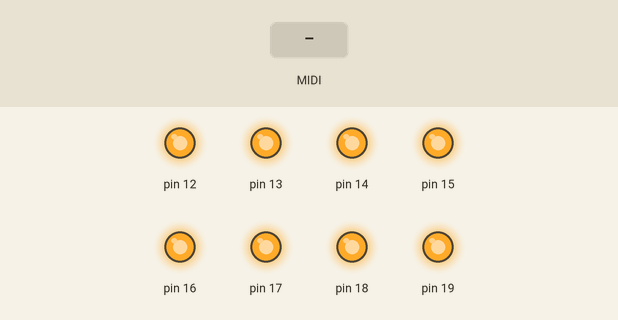
A sketch run on a simulated Arduino Uno, built with avr-gcc and run on an emulated ATmega328P. Parts: output pins drawn as LEDs (lit = HIGH). The test bench sets the inputs (shaded band). MIDI output is not drawn.

Above: at 1.2 s.
1.3 s: MIDI note 60 received
At 1.45 s:
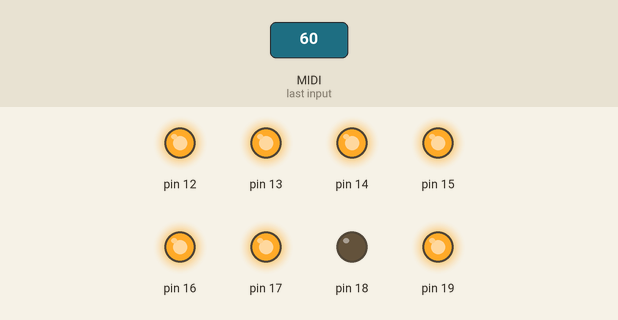
3.1 s: MIDI note 64 received
At 3.25 s:
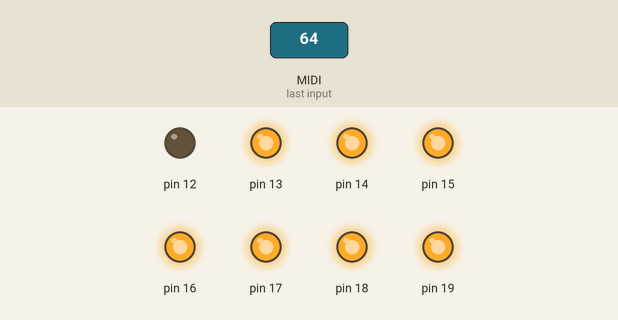
Timing chart, 0 to 6.1 s (numbered marks = the images above; inputs shaded):
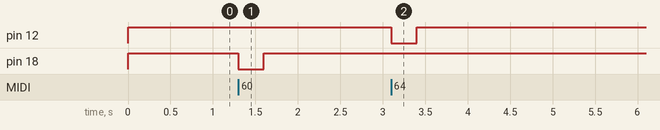

The sketch:

Vocaluino_808_nano.ino
```cpp
//Vocaluino_Drum Ver.1.00

#include <MIDI.h>
//MIDI_CREATE_INSTANCE(HardwareSerial, Serial1, MIDI);
MIDI_CREATE_DEFAULT_INSTANCE();

  int Mid_Conga     = 0b01111111;  // Bass_Drum用アサイン PC5(Nanoのポート番号)
  int High_Conga    = 0b10111111;  // Snare Drum用アサイン PC4
  int Cowbell       = 0b11011111;  // Cow_Bell用アサイン PC3
  int Cymbal        = 0b11101111;  // Cymbal用アサイン PC2
  int Open_Hi_Hat   = 0b11110111;  // Open_Hi_Hat用アサイン PC1
  int Closed_Hi_Hat = 0b11111011;  // Closed_Hi_Hat用アサイン PC0
  int Clave         = 0b11111101;  // Clave用アサイン PB5
  int Low_Conga     = 0b11111110;  // Low_Conga用アサイン PB4

  int No_assign     = 0b11111111;  // アサイン無し

// MIDIからNanoのデジタルピン番号に変換-------------------------------------
int m2t[127] = {
No_assign, //NOTE_C-1,No_0
No_assign, //NOTE_CS-1,No_1
No_assign, //NOTE_D-1,No_2
No_assign, //NOTE_DS-1,No_3
No_assign, //NOTE_E-1,No_4
No_assign, //NOTE_F-1,No_5
No_assign, //NOTE_FS-1,No_6
No_assign, //NOTE_G-1,No_7
No_assign, //NOTE_GS-1,No_8
No_assign, //NOTE_A-1,No_9
No_assign, //NOTE_AS-1,No_10
No_assign, //NOTE_B-1,No_11
No_assign, //NOTE_C0,No_12
No_assign, //NOTE_CS0,No_13
No_assign, //NOTE_D0,No_14
No_assign, //NOTE_DS0,No_15
No_assign, //NOTE_E0,No_16
No_assign, //NOTE_F0,No_17
No_assign, //NOTE_FS0,No_18
No_assign, //NOTE_G0,No_19
No_assign, //NOTE_GS0,No_20
No_assign, //NOTE_A0,No_21
No_assign, //NOTE_AS0,No_22
No_assign, //NOTE_B0,No_23
No_assign, //NOTE_C1,No_24
No_assign, //NOTE_CS1,No_25
No_assign, //NOTE_D1,No_26
No_assign, //NOTE_DS1,No_27
No_assign, //NOTE_E1,No_28
No_assign, //NOTE_F1,No_29
No_assign, //NOTE_FS1,No_30
No_assign, //NOTE_G1,No_31
No_assign, //NOTE_GS1,No_32
No_assign, //NOTE_A1,No_33
No_assign, //NOTE_AS1,No_34
No_assign, //Acoustic Bass Drum, //NOTE_B1,No_35,Bass_Drum,Acoustic
No_assign, //Bass Drum 1, //NOTE_C2,No_36,Bass_Drum,通常
No_assign, //Side Stick, //NOTE_CS2,No_37,Side_Stick,
No_assign, //Acoustic Snare, //NOTE_D2,No_38,Snare_Drum,通常
No_assign, //Hand Clap, //NOTE_DS2,No_39,Hand_Crap,
No_assign, //Snare_Drum2, //NOTE_E2,No_40,Snare_Drum,Electric
No_assign, //Low_Tom2, //NOTE_F2,No_41,Floor_Tom,ﾛｰﾌﾛｱ
Closed_Hi_Hat, //NOTE_FS2,No_42,Closed_Hi_Hat,クローズ
No_assign, //Low_Tom1, //NOTE_G2,No_43,Floor_Tom,ﾊｲﾌﾛｱ
Closed_Hi_Hat, //NOTE_GS2,No_44,Closed_Hi_Hat,足踏み
No_assign, //Low_Tom, //NOTE_A2,No_45,Low_Tom,ロータム
Open_Hi_Hat, //NOTE_AS2,No_46,Open_Hi_Hat,
No_assign, //Low_Tom, //NOTE_B2,No_47,Low_Tom,ﾛｰﾐﾄﾞﾙ
No_assign, //High_Tom, //NOTE_C3,No_48,High_Tom,ﾊｲﾐﾄﾞﾙ
Cymbal, //NOTE_CS3,No_49,Crash_Cymbal,ｸﾗｯｼｭ1
No_assign, //High_Tom, //NOTE_D3,No_50,High_Tom,ハイタム
Cymbal, //NOTE_DS3,No_51,Ride_Cymbal,ライド1
Cymbal, //NOTE_E3,No_52,Crash_Cymbal,チャイナ
Cymbal, //NOTE_F3,No_53,Ride_Cymbal,中打ち
Closed_Hi_Hat, //NOTE_FS3,No_54,Tambourine,
Cymbal, //NOTE_G3,No_55,Crash_Cymbal,ｽﾌﾟﾗｯｼｭ
Cowbell, //NOTE_GS3,No_56,Cowbell,
Cymbal, //NOTE_A3,No_57,Crash_Cymbal,ｸﾗｯｼｭ2
No_assign, //NOTE_AS3,No_58
Cymbal, //NOTE_B3,No_59,Ride_Cymbal,ライド2
High_Conga, //NOTE_C4,No_60
Low_Conga, //NOTE_CS4,No_61
Mid_Conga, //NOTE_D4,No_62,High_Conga,ミュート
High_Conga, //NOTE_DS4,No_63,High_Conga,オープン
Low_Conga, //NOTE_E4,No_64,Low_Conga,
No_assign, //NOTE_F4,No_65
No_assign, //NOTE_FS4,No_66
High_Conga, //NOTE_G4,No_67,Agogo,Hi
Low_Conga, //NOTE_GS4,No_68,Agogo,Low
No_assign, //NOTE_A4,No_69
No_assign, //NOTE_AS4,No_70
No_assign, //NOTE_B4,No_71
No_assign, //NOTE_C5,No_72
No_assign, //NOTE_CS5,No_73
No_assign, //NOTE_D5,No_74
Clave, //NOTE_DS5,No_75
No_assign, //NOTE_E5,No_76
No_assign, //NOTE_F5,No_77
No_assign, //NOTE_FS5,No_78
No_assign, //NOTE_G5,No_79
No_assign, //NOTE_GS5,No_80
No_assign, //NOTE_A5,No_81
No_assign, //NOTE_AS5,No_82
No_assign, //NOTE_B5,No_83
No_assign, //NOTE_C6,No_84
No_assign, //NOTE_CS6,No_85
No_assign, //NOTE_D6,No_86
No_assign, //NOTE_DS6,No_87
No_assign, //NOTE_E6,No_88
No_assign, //NOTE_F6,No_89
No_assign, //NOTE_FS6,No_90
No_assign, //NOTE_G6,No_91
No_assign, //NOTE_GS6,No_92
No_assign, //NOTE_A6,No_93
No_assign, //NOTE_AS6,No_94
No_assign, //NOTE_B6,No_95
No_assign, //NOTE_C7,No_96
No_assign, //NOTE_CS7,No_97
No_assign, //NOTE_D7,No_98
No_assign, //NOTE_DS7,No_99
No_assign, //NOTE_E7,No_100
No_assign, //NOTE_F7,No_101
No_assign, //NOTE_FS7,No_102
No_assign, //NOTE_G7,No_103
No_assign, //NOTE_GS7,No_104
No_assign, //NOTE_A7,No_105
No_assign, //NOTE_AS7,No_106
No_assign, //NOTE_B7,No_107
No_assign, //NOTE_C8,No_108
No_assign, //NOTE_CS8,No_109
No_assign, //NOTE_D8,No_110
No_assign //NOTE_DS8,No_111
};


void setup() {
    MIDI.begin(0);
 DDRC = 0b00111111;
 DDRB = 0b00110000;
 PORTC = 0b00111111;
 PORTB = 0b00110000;
}

void loop()
{
        byte ch,data1,data2;
        ch = 10;         //Read channel set ドラムパートはch10
        MIDI.setInputChannel(ch); // Channel
        if (MIDI.read()) {    //read ch(Channel)

                switch(MIDI.getType()) {
                        case midi::NoteOn:
                                data1 = MIDI.getData1();    // note no
//                                data2 = MIDI.getData2();    // velocity
                                        PORTC &= (m2t[data1] >> 2);
                                        PORTB &= (m2t[data1] << 4);
                        break;
                        case midi::NoteOff:
                                data1 = MIDI.getData1();    // note no
//                                data2 = MIDI.getData2();    // velocity
                                        PORTC |= ~(m2t[data1] >> 2);
                                        PORTB |= ~(m2t[data1] << 4);
                        break;
}
}
}
```

Measured:
- after the input at 1.3 s, pin 18: HIGH → LOW at once, → HIGH 0.30 s later
- after the input at 3.1 s, pin 12: HIGH → LOW at once, → HIGH 0.30 s later
